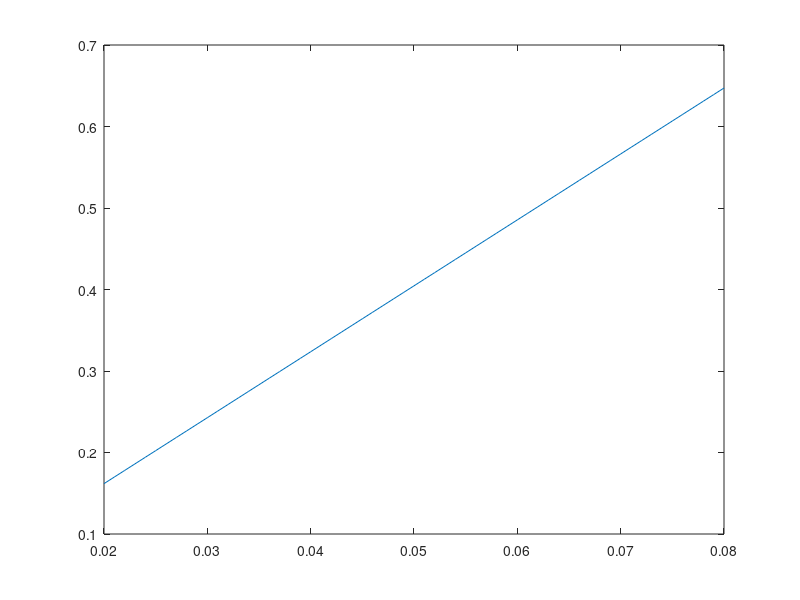

Recreate this plot in MATLAB.
% This code checks some of the paper's calculations with regard to
% warm gas thruster performance.

clear;
close all;
clc;

%tot_dist_moment = 0.04; % tot. disturbance moment (Nm), from Fig. 14

tot_dist_moment = 0.02:0.001:0.08; % tot. disturbance moment (Nm), from Fig. 14

thrust = 0.025; % 25 mN, RCS maximum thrust
lrcs = 0.12; % 12cm, RCS thruster minimum moment arm, given 6u dimensions
moment_rcs = thrust * lrcs;
Isp = 105; % 105s specific impulse, lowest value for warm gas as per RPE
ge = 9.81; % 9.81 m/s^2 gravity

req_time_burn_rcs = tot_dist_moment / moment_rcs;
mprop_rate = thrust / (Isp * ge);
prop_used_rcs_only = req_time_burn_rcs * mprop_rate;

plot(tot_dist_moment, prop_used_rcs_only*1000);

%disp('Propellant needed (g):');
%disp(prop_used_rcs_only * 1000);